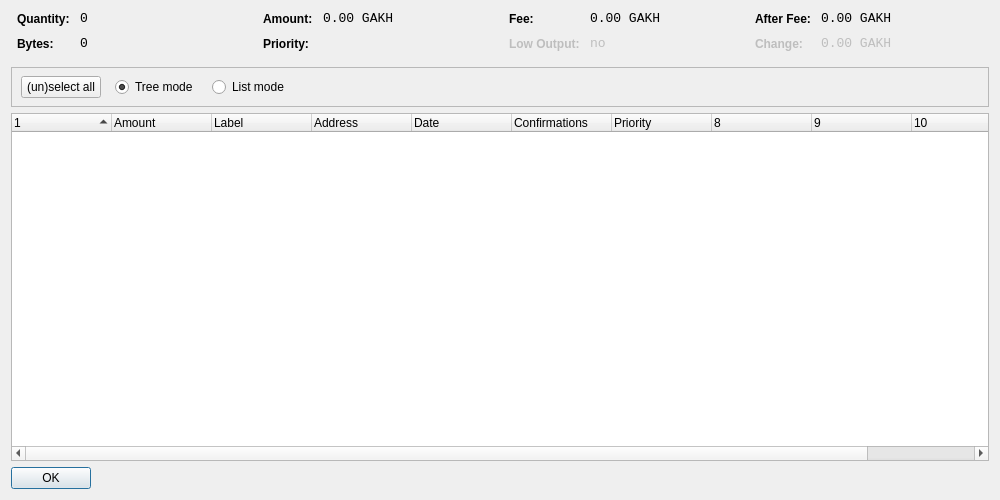
<?xml version="1.0" encoding="UTF-8"?>
<ui version="4.0">
 <class>CoinControlDialog</class>
 <widget class="QDialog" name="CoinControlDialog">
  <property name="geometry">
   <rect>
    <x>0</x>
    <y>0</y>
    <width>1000</width>
    <height>500</height>
   </rect>
  </property>
  <property name="windowTitle">
   <string>Coin Control</string>
  </property>
  <layout class="QVBoxLayout" name="verticalLayout">
   <item>
    <layout class="QHBoxLayout" name="horizontalLayoutTop" stretch="0,0,0,0">
     <property name="topMargin">
      <number>0</number>
     </property>
     <property name="bottomMargin">
      <number>10</number>
     </property>
     <item>
      <layout class="QFormLayout" name="formLayoutCoinControl1">
       <property name="horizontalSpacing">
        <number>10</number>
       </property>
       <property name="verticalSpacing">
        <number>10</number>
       </property>
       <property name="leftMargin">
        <number>6</number>
       </property>
       <property name="rightMargin">
        <number>6</number>
       </property>
       <item row="0" column="0">
        <widget class="QLabel" name="labelCoinControlQuantityText">
         <property name="styleSheet">
          <string notr="true">font-weight:bold;</string>
         </property>
         <property name="text">
          <string>Quantity:</string>
         </property>
        </widget>
       </item>
       <item row="0" column="1">
        <widget class="QLabel" name="labelCoinControlQuantity">
         <property name="font">
          <font>
           <family>Monospace</family>
           <pointsize>10</pointsize>
          </font>
         </property>
         <property name="cursor">
          <cursorShape>IBeamCursor</cursorShape>
         </property>
         <property name="contextMenuPolicy">
          <enum>Qt::ActionsContextMenu</enum>
         </property>
         <property name="text">
          <string notr="true">0</string>
         </property>
         <property name="textInteractionFlags">
          <set>Qt::LinksAccessibleByMouse|Qt::TextSelectableByKeyboard|Qt::TextSelectableByMouse</set>
         </property>
        </widget>
       </item>
       <item row="1" column="0">
        <widget class="QLabel" name="labelCoinControlBytesText">
         <property name="styleSheet">
          <string notr="true">font-weight:bold;</string>
         </property>
         <property name="text">
          <string>Bytes:</string>
         </property>
        </widget>
       </item>
       <item row="1" column="1">
        <widget class="QLabel" name="labelCoinControlBytes">
         <property name="font">
          <font>
           <family>Monospace</family>
           <pointsize>10</pointsize>
          </font>
         </property>
         <property name="cursor">
          <cursorShape>IBeamCursor</cursorShape>
         </property>
         <property name="contextMenuPolicy">
          <enum>Qt::ActionsContextMenu</enum>
         </property>
         <property name="text">
          <string notr="true">0</string>
         </property>
         <property name="textInteractionFlags">
          <set>Qt::LinksAccessibleByMouse|Qt::TextSelectableByKeyboard|Qt::TextSelectableByMouse</set>
         </property>
        </widget>
       </item>
      </layout>
     </item>
     <item>
      <layout class="QFormLayout" name="formLayoutCoinControl2">
       <property name="horizontalSpacing">
        <number>10</number>
       </property>
       <property name="verticalSpacing">
        <number>10</number>
       </property>
       <property name="leftMargin">
        <number>6</number>
       </property>
       <property name="rightMargin">
        <number>6</number>
       </property>
       <item row="0" column="0">
        <widget class="QLabel" name="labelCoinControlAmountText">
         <property name="styleSheet">
          <string notr="true">font-weight:bold;</string>
         </property>
         <property name="text">
          <string>Amount:</string>
         </property>
        </widget>
       </item>
       <item row="0" column="1">
        <widget class="QLabel" name="labelCoinControlAmount">
         <property name="font">
          <font>
           <family>Monospace</family>
           <pointsize>10</pointsize>
          </font>
         </property>
         <property name="cursor">
          <cursorShape>IBeamCursor</cursorShape>
         </property>
         <property name="contextMenuPolicy">
          <enum>Qt::ActionsContextMenu</enum>
         </property>
         <property name="text">
          <string notr="true">0.00 GAKH</string>
         </property>
         <property name="textInteractionFlags">
          <set>Qt::LinksAccessibleByMouse|Qt::TextSelectableByKeyboard|Qt::TextSelectableByMouse</set>
         </property>
        </widget>
       </item>
       <item row="1" column="0">
        <widget class="QLabel" name="labelCoinControlPriorityText">
         <property name="styleSheet">
          <string notr="true">font-weight:bold;</string>
         </property>
         <property name="text">
          <string>Priority:</string>
         </property>
        </widget>
       </item>
       <item row="1" column="1">
        <widget class="QLabel" name="labelCoinControlPriority">
         <property name="font">
          <font>
           <family>Monospace</family>
           <pointsize>10</pointsize>
          </font>
         </property>
         <property name="cursor">
          <cursorShape>IBeamCursor</cursorShape>
         </property>
         <property name="contextMenuPolicy">
          <enum>Qt::ActionsContextMenu</enum>
         </property>
         <property name="text">
          <string/>
         </property>
         <property name="textInteractionFlags">
          <set>Qt::LinksAccessibleByMouse|Qt::TextSelectableByKeyboard|Qt::TextSelectableByMouse</set>
         </property>
        </widget>
       </item>
      </layout>
     </item>
     <item>
      <layout class="QFormLayout" name="formLayoutCoinControl3">
       <property name="horizontalSpacing">
        <number>10</number>
       </property>
       <property name="verticalSpacing">
        <number>10</number>
       </property>
       <property name="leftMargin">
        <number>6</number>
       </property>
       <property name="rightMargin">
        <number>6</number>
       </property>
       <item row="0" column="0">
        <widget class="QLabel" name="labelCoinControlFeeText">
         <property name="styleSheet">
          <string notr="true">font-weight:bold;</string>
         </property>
         <property name="text">
          <string>Fee:</string>
         </property>
        </widget>
       </item>
       <item row="0" column="1">
        <widget class="QLabel" name="labelCoinControlFee">
         <property name="font">
          <font>
           <family>Monospace</family>
           <pointsize>10</pointsize>
          </font>
         </property>
         <property name="cursor">
          <cursorShape>IBeamCursor</cursorShape>
         </property>
         <property name="contextMenuPolicy">
          <enum>Qt::ActionsContextMenu</enum>
         </property>
         <property name="text">
          <string notr="true">0.00 GAKH</string>
         </property>
         <property name="textInteractionFlags">
          <set>Qt::LinksAccessibleByMouse|Qt::TextSelectableByKeyboard|Qt::TextSelectableByMouse</set>
         </property>
        </widget>
       </item>
       <item row="1" column="0">
        <widget class="QLabel" name="labelCoinControlLowOutputText">
         <property name="enabled">
          <bool>false</bool>
         </property>
         <property name="styleSheet">
          <string notr="true">font-weight:bold;</string>
         </property>
         <property name="text">
          <string>Low Output:</string>
         </property>
        </widget>
       </item>
       <item row="1" column="1">
        <widget class="QLabel" name="labelCoinControlLowOutput">
         <property name="enabled">
          <bool>false</bool>
         </property>
         <property name="font">
          <font>
           <family>Monospace</family>
           <pointsize>10</pointsize>
          </font>
         </property>
         <property name="cursor">
          <cursorShape>IBeamCursor</cursorShape>
         </property>
         <property name="contextMenuPolicy">
          <enum>Qt::ActionsContextMenu</enum>
         </property>
         <property name="text">
          <string notr="true">no</string>
         </property>
         <property name="textInteractionFlags">
          <set>Qt::LinksAccessibleByMouse|Qt::TextSelectableByKeyboard|Qt::TextSelectableByMouse</set>
         </property>
        </widget>
       </item>
      </layout>
     </item>
     <item>
      <layout class="QFormLayout" name="formLayoutCoinControl4">
       <property name="horizontalSpacing">
        <number>10</number>
       </property>
       <property name="verticalSpacing">
        <number>10</number>
       </property>
       <property name="leftMargin">
        <number>6</number>
       </property>
       <property name="rightMargin">
        <number>6</number>
       </property>
       <item row="0" column="0">
        <widget class="QLabel" name="labelCoinControlAfterFeeText">
         <property name="styleSheet">
          <string notr="true">font-weight:bold;</string>
         </property>
         <property name="text">
          <string>After Fee:</string>
         </property>
        </widget>
       </item>
       <item row="0" column="1">
        <widget class="QLabel" name="labelCoinControlAfterFee">
         <property name="font">
          <font>
           <family>Monospace</family>
           <pointsize>10</pointsize>
          </font>
         </property>
         <property name="cursor">
          <cursorShape>IBeamCursor</cursorShape>
         </property>
         <property name="contextMenuPolicy">
          <enum>Qt::ActionsContextMenu</enum>
         </property>
         <property name="text">
          <string notr="true">0.00 GAKH</string>
         </property>
         <property name="textInteractionFlags">
          <set>Qt::LinksAccessibleByMouse|Qt::TextSelectableByKeyboard|Qt::TextSelectableByMouse</set>
         </property>
        </widget>
       </item>
       <item row="1" column="0">
        <widget class="QLabel" name="labelCoinControlChangeText">
         <property name="enabled">
          <bool>false</bool>
         </property>
         <property name="styleSheet">
          <string notr="true">font-weight:bold;</string>
         </property>
         <property name="text">
          <string>Change:</string>
         </property>
        </widget>
       </item>
       <item row="1" column="1">
        <widget class="QLabel" name="labelCoinControlChange">
         <property name="enabled">
          <bool>false</bool>
         </property>
         <property name="font">
          <font>
           <family>Monospace</family>
           <pointsize>10</pointsize>
          </font>
         </property>
         <property name="cursor">
          <cursorShape>IBeamCursor</cursorShape>
         </property>
         <property name="contextMenuPolicy">
          <enum>Qt::ActionsContextMenu</enum>
         </property>
         <property name="text">
          <string notr="true">0.00 GAKH</string>
         </property>
         <property name="textInteractionFlags">
          <set>Qt::LinksAccessibleByMouse|Qt::TextSelectableByKeyboard|Qt::TextSelectableByMouse</set>
         </property>
        </widget>
       </item>
      </layout>
     </item>
    </layout>
   </item>
   <item>
    <widget class="QFrame" name="frame">
     <property name="minimumSize">
      <size>
       <width>0</width>
       <height>40</height>
      </size>
     </property>
     <property name="frameShape">
      <enum>QFrame::StyledPanel</enum>
     </property>
     <property name="frameShadow">
      <enum>QFrame::Sunken</enum>
     </property>
     <widget class="QWidget" name="horizontalLayoutWidget">
      <property name="geometry">
       <rect>
        <x>10</x>
        <y>0</y>
        <width>781</width>
        <height>41</height>
       </rect>
      </property>
      <layout class="QHBoxLayout" name="horizontalLayoutPanel" stretch="0,0,0,0,0">
       <property name="spacing">
        <number>14</number>
       </property>
       <item>
        <widget class="QPushButton" name="pushButtonSelectAll">
         <property name="sizePolicy">
          <sizepolicy hsizetype="Maximum" vsizetype="Fixed">
           <horstretch>0</horstretch>
           <verstretch>0</verstretch>
          </sizepolicy>
         </property>
         <property name="text">
          <string>(un)select all</string>
         </property>
        </widget>
       </item>
       <item>
        <widget class="QRadioButton" name="radioTreeMode">
         <property name="sizePolicy">
          <sizepolicy hsizetype="Maximum" vsizetype="Fixed">
           <horstretch>0</horstretch>
           <verstretch>0</verstretch>
          </sizepolicy>
         </property>
         <property name="text">
          <string>Tree mode</string>
         </property>
         <property name="checked">
          <bool>true</bool>
         </property>
        </widget>
       </item>
       <item>
        <widget class="QRadioButton" name="radioListMode">
         <property name="sizePolicy">
          <sizepolicy hsizetype="Maximum" vsizetype="Fixed">
           <horstretch>0</horstretch>
           <verstretch>0</verstretch>
          </sizepolicy>
         </property>
         <property name="text">
          <string>List mode</string>
         </property>
        </widget>
       </item>
       <item>
        <spacer name="horizontalSpacer">
         <property name="orientation">
          <enum>Qt::Horizontal</enum>
         </property>
         <property name="sizeHint" stdset="0">
          <size>
           <width>40</width>
           <height>20</height>
          </size>
         </property>
        </spacer>
       </item>
      </layout>
     </widget>
    </widget>
   </item>
   <item>
    <widget class="CoinControlTreeWidget" name="treeWidget">
     <property name="contextMenuPolicy">
      <enum>Qt::CustomContextMenu</enum>
     </property>
     <property name="sortingEnabled">
      <bool>false</bool>
     </property>
     <property name="columnCount">
      <number>11</number>
     </property>
     <attribute name="headerShowSortIndicator" stdset="0">
      <bool>true</bool>
     </attribute>
     <attribute name="headerStretchLastSection">
      <bool>false</bool>
     </attribute>
     <column>
      <property name="text">
       <string/>
      </property>
     </column>
     <column>
      <property name="text">
       <string>Amount</string>
      </property>
     </column>
     <column>
      <property name="text">
       <string>Label</string>
      </property>
     </column>
     <column>
      <property name="text">
       <string>Address</string>
      </property>
     </column>
     <column>
      <property name="text">
       <string>Date</string>
      </property>
     </column>
     <column>
      <property name="text">
       <string>Confirmations</string>
      </property>
      <property name="toolTip">
       <string>Confirmed</string>
      </property>
     </column>
     <column>
      <property name="text">
       <string>Priority</string>
      </property>
     </column>
     <column>
      <property name="text">
       <string/>
      </property>
     </column>
     <column>
      <property name="text">
       <string/>
      </property>
     </column>
     <column>
      <property name="text">
       <string/>
      </property>
     </column>
     <column>
      <property name="text">
       <string/>
      </property>
     </column>
    </widget>
   </item>
   <item>
    <widget class="QDialogButtonBox" name="buttonBox">
     <property name="sizePolicy">
      <sizepolicy hsizetype="Maximum" vsizetype="Fixed">
       <horstretch>0</horstretch>
       <verstretch>0</verstretch>
      </sizepolicy>
     </property>
     <property name="orientation">
      <enum>Qt::Horizontal</enum>
     </property>
     <property name="standardButtons">
      <set>QDialogButtonBox::Ok</set>
     </property>
    </widget>
   </item>
  </layout>
 </widget>
 <customwidgets>
  <customwidget>
   <class>CoinControlTreeWidget</class>
   <extends>QTreeWidget</extends>
   <header>coincontroltreewidget.h</header>
  </customwidget>
 </customwidgets>
 <resources/>
 <connections/>
</ui>
